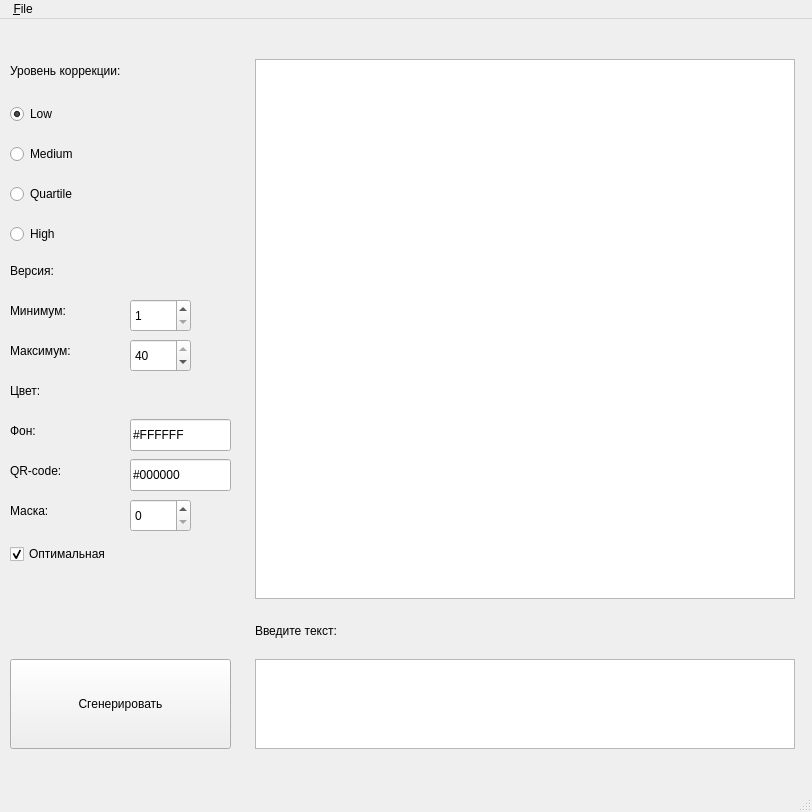
<?xml version="1.0" encoding="UTF-8"?>
<ui version="4.0">
 <class>MainWindow</class>
 <widget class="QMainWindow" name="MainWindow">
  <property name="geometry">
   <rect>
    <x>0</x>
    <y>0</y>
    <width>812</width>
    <height>812</height>
   </rect>
  </property>
  <property name="minimumSize">
   <size>
    <width>812</width>
    <height>812</height>
   </size>
  </property>
  <property name="maximumSize">
   <size>
    <width>812</width>
    <height>812</height>
   </size>
  </property>
  <property name="windowTitle">
   <string>MainWindow</string>
  </property>
  <widget class="QWidget" name="centralwidget">
   <widget class="QPushButton" name="pushButton">
    <property name="geometry">
     <rect>
      <x>10</x>
      <y>640</y>
      <width>221</width>
      <height>90</height>
     </rect>
    </property>
    <property name="text">
     <string>Сгенерировать</string>
    </property>
   </widget>
   <widget class="QGraphicsView" name="graphicsView">
    <property name="geometry">
     <rect>
      <x>255</x>
      <y>40</y>
      <width>540</width>
      <height>540</height>
     </rect>
    </property>
   </widget>
   <widget class="QLabel" name="label">
    <property name="geometry">
     <rect>
      <x>255</x>
      <y>600</y>
      <width>161</width>
      <height>24</height>
     </rect>
    </property>
    <property name="text">
     <string>Введите текст:</string>
    </property>
   </widget>
   <widget class="QLabel" name="label_2">
    <property name="geometry">
     <rect>
      <x>10</x>
      <y>40</y>
      <width>211</width>
      <height>24</height>
     </rect>
    </property>
    <property name="text">
     <string>Уровень коррекции:</string>
    </property>
   </widget>
   <widget class="QRadioButton" name="radioButtonLow">
    <property name="geometry">
     <rect>
      <x>10</x>
      <y>80</y>
      <width>150</width>
      <height>30</height>
     </rect>
    </property>
    <property name="text">
     <string>Low</string>
    </property>
    <property name="checked">
     <bool>true</bool>
    </property>
   </widget>
   <widget class="QRadioButton" name="radioButtonMedium">
    <property name="geometry">
     <rect>
      <x>10</x>
      <y>120</y>
      <width>150</width>
      <height>30</height>
     </rect>
    </property>
    <property name="text">
     <string>Medium</string>
    </property>
   </widget>
   <widget class="QRadioButton" name="radioButtonQuartile">
    <property name="geometry">
     <rect>
      <x>10</x>
      <y>160</y>
      <width>150</width>
      <height>30</height>
     </rect>
    </property>
    <property name="text">
     <string>Quartile</string>
    </property>
   </widget>
   <widget class="QRadioButton" name="radioButtonHigh">
    <property name="geometry">
     <rect>
      <x>10</x>
      <y>200</y>
      <width>150</width>
      <height>30</height>
     </rect>
    </property>
    <property name="text">
     <string>High</string>
    </property>
   </widget>
   <widget class="QLabel" name="label_3">
    <property name="geometry">
     <rect>
      <x>10</x>
      <y>240</y>
      <width>92</width>
      <height>24</height>
     </rect>
    </property>
    <property name="text">
     <string>Версия:</string>
    </property>
   </widget>
   <widget class="QSpinBox" name="spinBoxMin">
    <property name="geometry">
     <rect>
      <x>130</x>
      <y>280</y>
      <width>61</width>
      <height>33</height>
     </rect>
    </property>
    <property name="minimum">
     <number>1</number>
    </property>
    <property name="maximum">
     <number>40</number>
    </property>
   </widget>
   <widget class="QSpinBox" name="spinBoxMax">
    <property name="geometry">
     <rect>
      <x>130</x>
      <y>320</y>
      <width>61</width>
      <height>33</height>
     </rect>
    </property>
    <property name="minimum">
     <number>1</number>
    </property>
    <property name="maximum">
     <number>40</number>
    </property>
    <property name="value">
     <number>40</number>
    </property>
   </widget>
   <widget class="QLabel" name="label_4">
    <property name="geometry">
     <rect>
      <x>10</x>
      <y>280</y>
      <width>111</width>
      <height>24</height>
     </rect>
    </property>
    <property name="text">
     <string>Минимум:</string>
    </property>
   </widget>
   <widget class="QLabel" name="label_5">
    <property name="geometry">
     <rect>
      <x>10</x>
      <y>320</y>
      <width>121</width>
      <height>24</height>
     </rect>
    </property>
    <property name="text">
     <string>Максимум:</string>
    </property>
   </widget>
   <widget class="QLabel" name="label_6">
    <property name="geometry">
     <rect>
      <x>10</x>
      <y>360</y>
      <width>92</width>
      <height>24</height>
     </rect>
    </property>
    <property name="text">
     <string>Цвет:</string>
    </property>
   </widget>
   <widget class="QLabel" name="label_7">
    <property name="geometry">
     <rect>
      <x>10</x>
      <y>400</y>
      <width>92</width>
      <height>24</height>
     </rect>
    </property>
    <property name="text">
     <string>Фон:</string>
    </property>
   </widget>
   <widget class="QLabel" name="label_8">
    <property name="geometry">
     <rect>
      <x>10</x>
      <y>440</y>
      <width>92</width>
      <height>24</height>
     </rect>
    </property>
    <property name="text">
     <string>QR-code:</string>
    </property>
   </widget>
   <widget class="QLineEdit" name="lineEditBackground">
    <property name="geometry">
     <rect>
      <x>130</x>
      <y>400</y>
      <width>101</width>
      <height>32</height>
     </rect>
    </property>
    <property name="text">
     <string>#FFFFFF</string>
    </property>
    <property name="maxLength">
     <number>7</number>
    </property>
   </widget>
   <widget class="QLineEdit" name="lineEditQRColor">
    <property name="geometry">
     <rect>
      <x>130</x>
      <y>440</y>
      <width>101</width>
      <height>32</height>
     </rect>
    </property>
    <property name="text">
     <string>#000000</string>
    </property>
    <property name="maxLength">
     <number>7</number>
    </property>
   </widget>
   <widget class="QSpinBox" name="spinBoxMask">
    <property name="geometry">
     <rect>
      <x>130</x>
      <y>480</y>
      <width>61</width>
      <height>33</height>
     </rect>
    </property>
    <property name="minimum">
     <number>0</number>
    </property>
    <property name="maximum">
     <number>7</number>
    </property>
   </widget>
   <widget class="QLabel" name="label_9">
    <property name="geometry">
     <rect>
      <x>10</x>
      <y>480</y>
      <width>92</width>
      <height>24</height>
     </rect>
    </property>
    <property name="text">
     <string>Маска:</string>
    </property>
   </widget>
   <widget class="QCheckBox" name="checkBox">
    <property name="geometry">
     <rect>
      <x>10</x>
      <y>520</y>
      <width>171</width>
      <height>30</height>
     </rect>
    </property>
    <property name="text">
     <string>Оптимальная</string>
    </property>
    <property name="checked">
     <bool>true</bool>
    </property>
   </widget>
   <widget class="QTextEdit" name="textEdit">
    <property name="geometry">
     <rect>
      <x>255</x>
      <y>640</y>
      <width>540</width>
      <height>90</height>
     </rect>
    </property>
   </widget>
  </widget>
  <widget class="QMenuBar" name="menubar">
   <property name="geometry">
    <rect>
     <x>0</x>
     <y>0</y>
     <width>812</width>
     <height>29</height>
    </rect>
   </property>
   <widget class="QMenu" name="menu">
    <property name="title">
     <string> &amp;File</string>
    </property>
    <addaction name="separator"/>
    <addaction name="save"/>
    <addaction name="separator"/>
    <addaction name="separator"/>
   </widget>
   <addaction name="menu"/>
  </widget>
  <widget class="QStatusBar" name="statusbar"/>
  <action name="save">
   <property name="text">
    <string>&amp;Save</string>
   </property>
  </action>
 </widget>
 <resources/>
 <connections/>
</ui>
